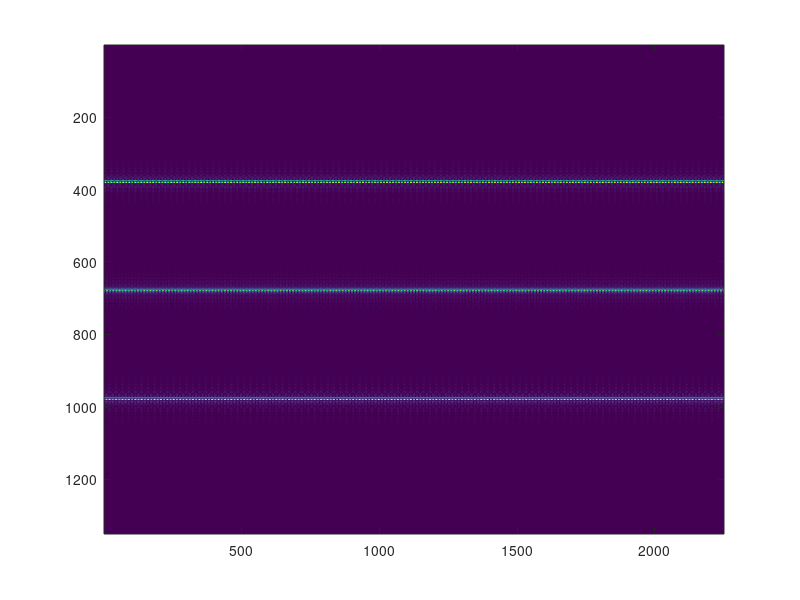

Write MATLAB code to recreate this figure.
% makeSARdata
%  make SAR project data
%  Written by Sajid Ahmed
clear all,  clc
c = 3e8;                               % velocity of light in m/sec
%% ---------------------------------------------------
% User input section  
file = 'MyFile.dat';
Dcr = 10;           % cross-range resolution, m
DR = 10;            % range resolution, m
Ro = 30000;         % range to swath center Slant Range
v = 150;            % platform velocity, m/s (540km/h)
fc = 10e9;          % RF frequency in Hz
lambda = c/fc;      % wavelength, m
T = 5e-6;           % Chirp pulse duration, 
Daz = 0.2;          % antenna azimuth length, m
Qaz = lambda/Daz;   % azimuth beamwidth, radians
Ls = 3000;          % swath depth, m
BWdopp = 2*v/lambda*Qaz;     % slow time Doppler bandwidth, Hz or Maximum Doppler Shift
PRF = 5*BWdopp; PRI = 1/PRF;
B = c/(2*DR);
Fs = 3*B; Ts = 1/Fs;
tf = 0:Ts:T;
st = exp(j*pi*(B/T)*(tf-T/2).^2);  % Transmitted Signal

Ta = Ro*lambda/(2*v*Dcr);
Dsar = v*Ta;
Qsar = lambda/(2*Dsar);

Nc = round(Ta/PRI);
ts = linspace(-Ta/2,Ta/2,Nc);    % Start of slow each pulse time     
u  = linspace(-(Dsar/2),(Dsar/2),Nc);  % Distance of SAR from the reference point on the direction of motion path.  

% Ranges are relative to the CRP range (Rp) above.
% coords = [0,0];         % a single point target at the CRP
TarLocs = ...              % a grid of 9 point targets
        [-1000,-1000;
         -1000,0;
         -1000,+1000;
             0,-1000;
             0,0;
             0,+1000;
         +1000,-1000;
         +1000,0;
         +1000,+1000];
%% Find the range of SAR at each location, u, along the flight from each target.
for tt = 1:length(TarLocs)
    R(tt,:) = sqrt((Ro-TarLocs(tt,2))^2 + (TarLocs(tt,1) - u).^2);
end
% At this stage the range of Tth target at each location u is in mth row. 

%% Now we have to find the received signal at fast time samples 
% For swath length Ls, the min and max ranges will be (Ro-Ls/2) and (Ro+Ls/2) 
%% Range of fast times
tf = 2*(Ro-Ls/2)/c:Ts:(2*(Ro+Ls/2)/c + T); 
ind_tf = int32(tf*Fs);
tmin = 2*(Ro-Ls/2)/c;
Y = zeros(length(tf),Nc);

for p = 1:Nc
    for tt = 1:length(TarLocs)
        tau = 2*R(tt,p)/c;
        t = tau:Ts:(tau+T);
        tind = int32(Fs*(t-tmin));
        Y(tind,p) = Y(tind,p) + exp(-j*2*pi*fc*tau)*exp(j*pi*B/T*(t'-T/2-tau).^2);
        %% pth col of Y contains received data from different targets after pth pulse 
    end
end
figure(1)
imagesc(1:Nc,tf,real(Y));
xlabel('Pulse Number (p)')
ylabel('Time')
title('Received signal at different different time after pulse p')
%%        
%% Processing at the Receiver
h = conj(fliplr(st));
for p = 1:Nc
    Ym(:,p) = conv(h,Y(:,p));
end
imagesc(abs(Ym))

keyboard





     